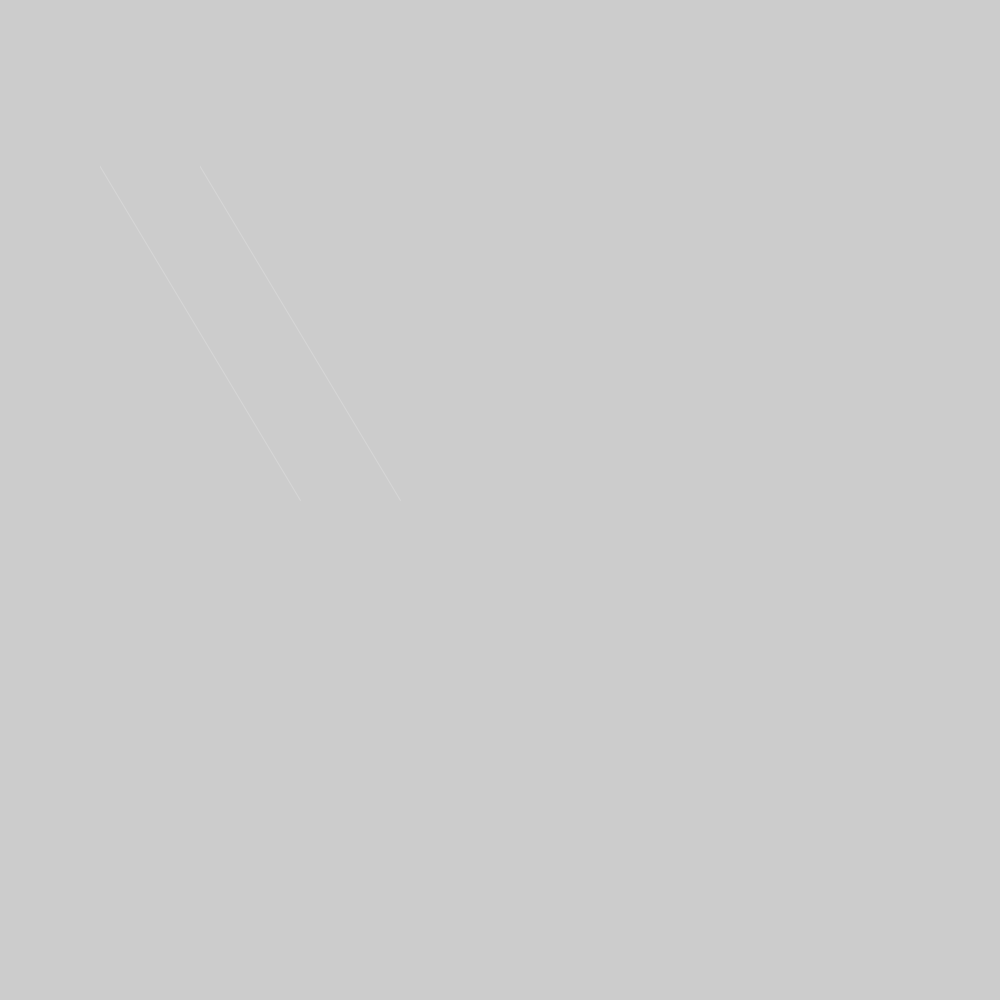
Frame 1 (no input)
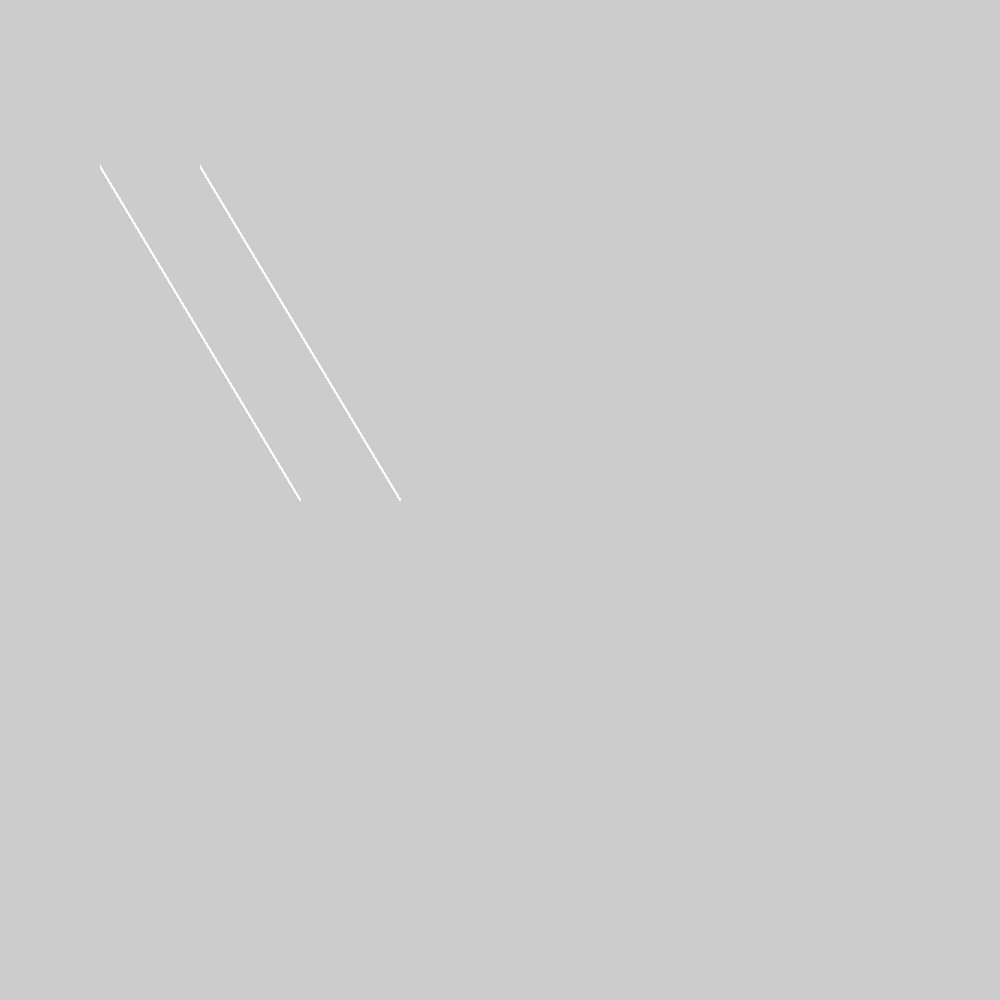
Frame 60 (the mouse pressed at the canvas centre just before this capture)
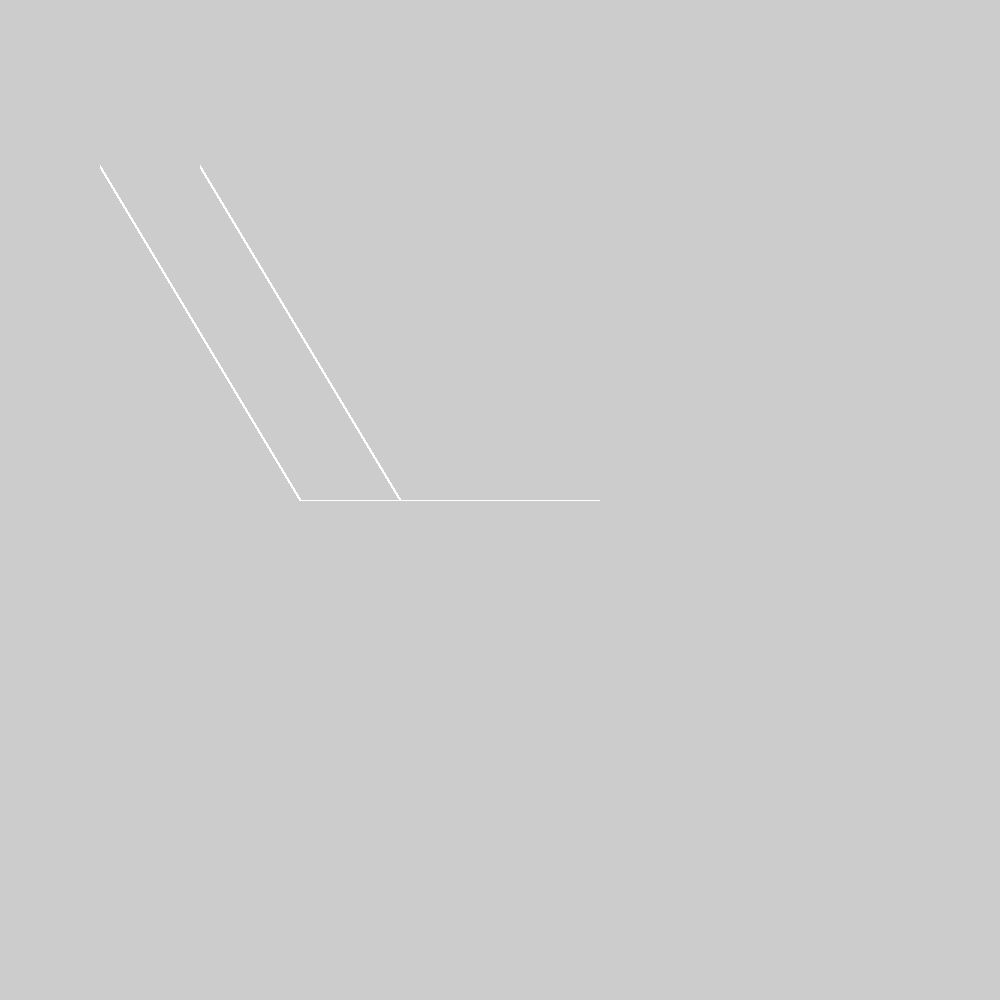
Frame 120 (the mouse held since frame 60 and released just before this capture)

The Processing sketch that drew these frames (run headless with seeded random() and noise(); from frame 60 on, the mouse is pressed at the canvas centre):

// Processing sketch: lecture_241120b_PGraphics
// ── lecture_241120b_PGraphics.pde
PGraphics pg;

void setup() {
  size(1000, 1000);
  pg = createGraphics(400, 800);
}

void draw() {
  pg.beginDraw();
  pg.stroke(255, 50);
  pg.line(pg.width/2, pg.height/2, mouseX-100, mouseY-100);
  pg.endDraw();
  
  image(pg, 100, 100); 
  image(pg, 200, 100);
}

void mouseClicked(){
  pg.save("output.png");
}
